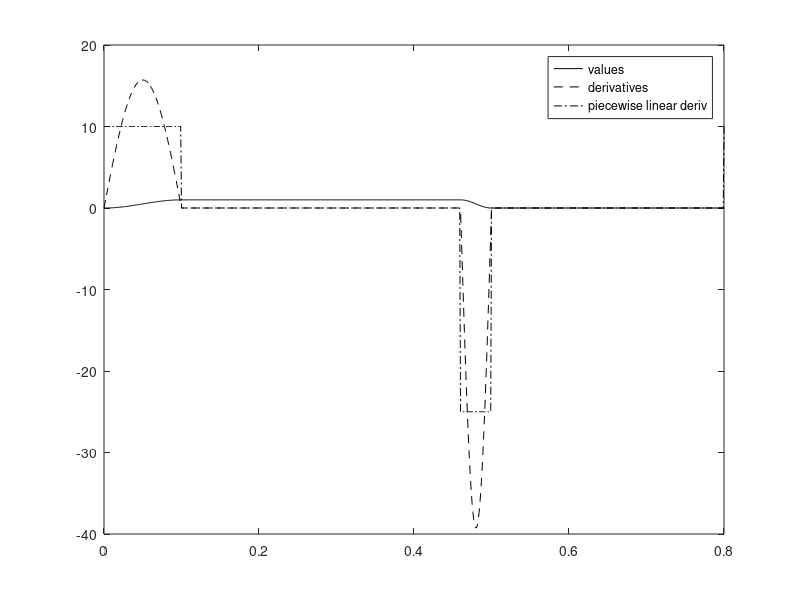

Write the MATLAB code that produced this figure.

% 0 

% Copyright (c) 2019, Alexander D. Kaiser
% All rights reserved.
% 
% Redistribution and use in source and binary forms, with or without
% modification, are permitted provided that the following conditions are met:
% 
% 1. Redistributions of source code must retain the above copyright notice, this
%    list of conditions and the following disclaimer.
% 
% 2. Redistributions in binary form must reproduce the above copyright notice,
%    this list of conditions and the following disclaimer in the documentation
%    and/or other materials provided with the distribution.
% 
% 3. Neither the name of the copyright holder nor the names of its
%    contributors may be used to endorse or promote products derived from
%    this software without specific prior written permission.
% 
% THIS SOFTWARE IS PROVIDED BY THE COPYRIGHT HOLDERS AND CONTRIBUTORS "AS IS"
% AND ANY EXPRESS OR IMPLIED WARRANTIES, INCLUDING, BUT NOT LIMITED TO, THE
% IMPLIED WARRANTIES OF MERCHANTABILITY AND FITNESS FOR A PARTICULAR PURPOSE ARE
% DISCLAIMED. IN NO EVENT SHALL THE COPYRIGHT HOLDER OR CONTRIBUTORS BE LIABLE
% FOR ANY DIRECT, INDIRECT, INCIDENTAL, SPECIAL, EXEMPLARY, OR CONSEQUENTIAL
% DAMAGES (INCLUDING, BUT NOT LIMITED TO, PROCUREMENT OF SUBSTITUTE GOODS OR
% SERVICES; LOSS OF USE, DATA, OR PROFITS; OR BUSINESS INTERRUPTION) HOWEVER
% CAUSED AND ON ANY THEORY OF LIABILITY, WHETHER IN CONTRACT, STRICT LIABILITY,
% OR TORT (INCLUDING NEGLIGENCE OR OTHERWISE) ARISING IN ANY WAY OUT OF THE USE
% OF THIS SOFTWARE, EVEN IF ADVISED OF THE POSSIBILITY OF SUCH DAMAGE.

t_diastole_full = .1;  
t_systole_start = .46; % .44;  
t_systole_full  = .5;  

t_cycle_length  = .8; 

times = 0:.001:t_cycle_length; 
vals = zeros(size(times)); 
derivs = zeros(size(times)); 

derivs_linear = zeros(size(times)); 


for i=1:length(times)

    current_time = times(i); 
    
    t_reduced = current_time - t_cycle_length * floor(current_time/(t_cycle_length)); 
    
    
    if (t_reduced < t_diastole_full)
        vals(i)          = (1/2) * (1 - cos(pi * t_reduced/t_diastole_full)); 
        derivs(i)        = pi/(2*t_diastole_full) * sin(pi * t_reduced/t_diastole_full); 
        derivs_linear(i) = 1/t_diastole_full; 
        
        
    elseif  (t_reduced < t_systole_start)
        
        vals(i)          = 1; 
        derivs(i)        = 0; 
        derivs_linear(i) = 0; 
   
    elseif  (t_reduced < t_systole_full)
        
        vals(i)          =  (1/2) * (cos(pi * (t_reduced - t_systole_start)/(t_systole_full - t_systole_start)) + 1); 
        derivs(i)        = -(1/2) *  sin(pi * (t_reduced - t_systole_start)/(t_systole_full - t_systole_start)) * (pi/(t_systole_full - t_systole_start)) ; 
        
        derivs_linear(i) = -1 / (t_systole_full - t_systole_start); 
        
    else
    
        vals(i)          = 0; 
        derivs(i)        = 0;  
        derivs_linear(i) = 0; 
        
    end 

end 


figure; 
plot(times, vals,'k' )
hold on 
plot(times, derivs, 'k--')

plot(times, derivs_linear, 'k-.')

legend('values', 'derivatives', 'piecewise linear deriv')



